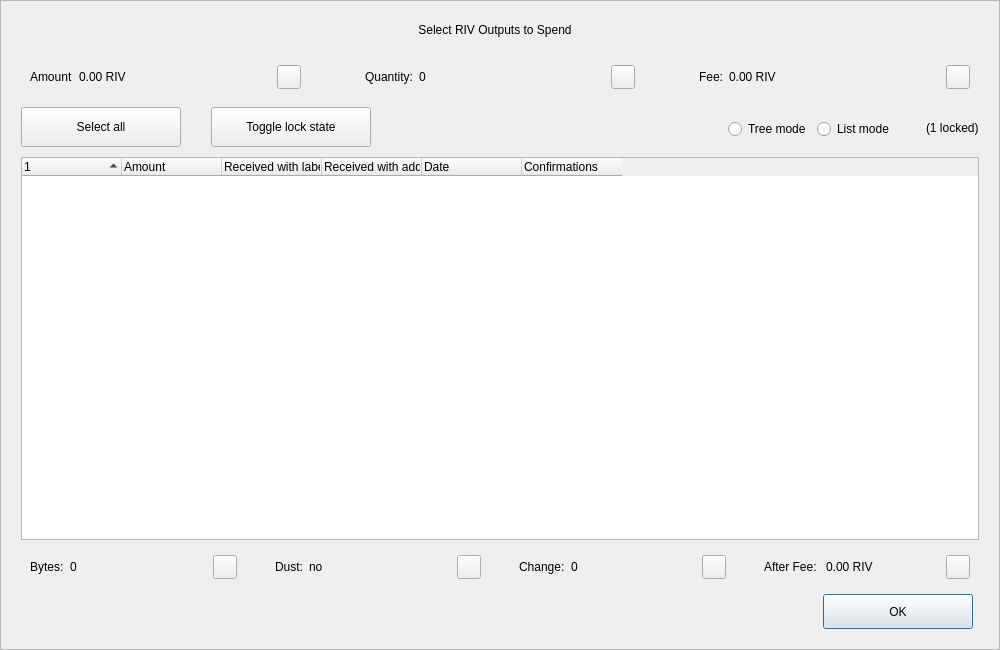
<?xml version="1.0" encoding="UTF-8"?>
<ui version="4.0">
 <class>CoinControlDialog</class>
 <widget class="QDialog" name="CoinControlDialog">
  <property name="geometry">
   <rect>
    <x>0</x>
    <y>0</y>
    <width>1000</width>
    <height>650</height>
   </rect>
  </property>
  <property name="minimumSize">
   <size>
    <width>950</width>
    <height>650</height>
   </size>
  </property>
  <property name="windowTitle">
   <string>Coin Selection</string>
  </property>
  <property name="styleSheet">
   <string notr="true"/>
  </property>
  <layout class="QVBoxLayout" name="verticalLayout">
   <property name="spacing">
    <number>0</number>
   </property>
   <property name="leftMargin">
    <number>0</number>
   </property>
   <property name="topMargin">
    <number>0</number>
   </property>
   <property name="rightMargin">
    <number>0</number>
   </property>
   <property name="bottomMargin">
    <number>0</number>
   </property>
   <item>
    <widget class="QFrame" name="frameContainer">
     <property name="toolTipDuration">
      <number>0</number>
     </property>
     <property name="frameShape">
      <enum>QFrame::StyledPanel</enum>
     </property>
     <property name="frameShadow">
      <enum>QFrame::Raised</enum>
     </property>
     <layout class="QVBoxLayout" name="verticalLayout_2">
      <property name="leftMargin">
       <number>0</number>
      </property>
      <property name="rightMargin">
       <number>0</number>
      </property>
      <property name="bottomMargin">
       <number>20</number>
      </property>
      <item>
       <layout class="QHBoxLayout" name="horizontalLayout_12">
        <property name="spacing">
         <number>0</number>
        </property>
        <property name="leftMargin">
         <number>20</number>
        </property>
        <property name="rightMargin">
         <number>30</number>
        </property>
        <item>
         <spacer name="horizontalSpacer_4">
          <property name="orientation">
           <enum>Qt::Horizontal</enum>
          </property>
          <property name="sizeHint" stdset="0">
           <size>
            <width>40</width>
            <height>20</height>
           </size>
          </property>
         </spacer>
        </item>
        <item>
         <widget class="QLabel" name="labelTitle">
          <property name="minimumSize">
           <size>
            <width>0</width>
            <height>40</height>
           </size>
          </property>
          <property name="maximumSize">
           <size>
            <width>16777215</width>
            <height>40</height>
           </size>
          </property>
          <property name="text">
           <string>Select RIV Outputs to Spend</string>
          </property>
          <property name="alignment">
           <set>Qt::AlignCenter</set>
          </property>
          <property name="margin">
           <number>7</number>
          </property>
         </widget>
        </item>
        <item>
         <spacer name="horizontalSpacer_5">
          <property name="orientation">
           <enum>Qt::Horizontal</enum>
          </property>
          <property name="sizeHint" stdset="0">
           <size>
            <width>40</width>
            <height>20</height>
           </size>
          </property>
         </spacer>
        </item>
       </layout>
      </item>
      <item>
       <layout class="QHBoxLayout" name="horizontalLayout_8">
        <property name="leftMargin">
         <number>20</number>
        </property>
        <property name="rightMargin">
         <number>20</number>
        </property>
        <item>
         <widget class="QWidget" name="layoutAmount" native="true">
          <layout class="QHBoxLayout" name="horizontalLayout_9" stretch="0,1,0">
           <item>
            <widget class="QLabel" name="labelCoinControlAmountText">
             <property name="text">
              <string>Amount</string>
             </property>
            </widget>
           </item>
           <item>
            <widget class="QLabel" name="labelCoinControlAmount">
             <property name="text">
              <string>0.00 RIV</string>
             </property>
            </widget>
           </item>
           <item alignment="Qt::AlignHCenter|Qt::AlignVCenter">
            <widget class="QPushButton" name="pushButtonAmount">
             <property name="minimumSize">
              <size>
               <width>0</width>
               <height>24</height>
              </size>
             </property>
             <property name="maximumSize">
              <size>
               <width>24</width>
               <height>26</height>
              </size>
             </property>
             <property name="focusPolicy">
              <enum>Qt::NoFocus</enum>
             </property>
             <property name="styleSheet">
              <string notr="true">padding-bottom:2px;
padding-right:4px;</string>
             </property>
             <property name="text">
              <string/>
             </property>
            </widget>
           </item>
          </layout>
         </widget>
        </item>
        <item>
         <spacer name="horizontalSpacer_2">
          <property name="orientation">
           <enum>Qt::Horizontal</enum>
          </property>
          <property name="sizeType">
           <enum>QSizePolicy::Fixed</enum>
          </property>
          <property name="sizeHint" stdset="0">
           <size>
            <width>40</width>
            <height>20</height>
           </size>
          </property>
         </spacer>
        </item>
        <item>
         <widget class="QWidget" name="layoutQuantity" native="true">
          <layout class="QHBoxLayout" name="horizontalLayout_10" stretch="0,1,0">
           <item>
            <widget class="QLabel" name="labelCoinControlQuantityText">
             <property name="text">
              <string>Quantity:</string>
             </property>
            </widget>
           </item>
           <item>
            <widget class="QLabel" name="labelCoinControlQuantity">
             <property name="text">
              <string>0</string>
             </property>
            </widget>
           </item>
           <item alignment="Qt::AlignHCenter|Qt::AlignVCenter">
            <widget class="QPushButton" name="pushButtonQuantity">
             <property name="minimumSize">
              <size>
               <width>0</width>
               <height>24</height>
              </size>
             </property>
             <property name="maximumSize">
              <size>
               <width>24</width>
               <height>26</height>
              </size>
             </property>
             <property name="focusPolicy">
              <enum>Qt::NoFocus</enum>
             </property>
             <property name="styleSheet">
              <string notr="true">padding-bottom:2px;
               padding-right:4px;</string>
             </property>
             <property name="text">
              <string/>
             </property>
            </widget>
           </item>
          </layout>
         </widget>
        </item>
        <item>
         <spacer name="horizontalSpacer_22">
          <property name="orientation">
           <enum>Qt::Horizontal</enum>
          </property>
          <property name="sizeType">
           <enum>QSizePolicy::Fixed</enum>
          </property>
          <property name="sizeHint" stdset="0">
           <size>
            <width>40</width>
            <height>20</height>
           </size>
          </property>
         </spacer>
        </item>
        <item>
         <widget class="QWidget" name="layoutFee" native="true">
          <layout class="QHBoxLayout" name="horizontalLayout_11" stretch="0,1,0">
           <item>
            <widget class="QLabel" name="labelCoinControlFeeText">
             <property name="text">
              <string>Fee:</string>
             </property>
            </widget>
           </item>
           <item>
            <widget class="QLabel" name="labelCoinControlFee">
             <property name="text">
              <string>0.00 RIV</string>
             </property>
            </widget>
           </item>
           <item alignment="Qt::AlignHCenter|Qt::AlignVCenter">
            <widget class="QPushButton" name="pushButtonFee">
             <property name="minimumSize">
              <size>
               <width>0</width>
               <height>24</height>
              </size>
             </property>
             <property name="maximumSize">
              <size>
               <width>24</width>
               <height>26</height>
              </size>
             </property>
             <property name="focusPolicy">
              <enum>Qt::NoFocus</enum>
             </property>
             <property name="styleSheet">
              <string notr="true">padding-bottom:2px;
               padding-right:4px;</string>
             </property>
             <property name="text">
              <string/>
             </property>
            </widget>
           </item>
          </layout>
         </widget>
        </item>
       </layout>
      </item>
      <item>
       <widget class="QFrame" name="frame">
        <property name="minimumSize">
         <size>
          <width>0</width>
          <height>40</height>
         </size>
        </property>
        <property name="styleSheet">
         <string notr="true">#frame {
	border:0;
}</string>
        </property>
        <property name="frameShape">
         <enum>QFrame::StyledPanel</enum>
        </property>
        <property name="frameShadow">
         <enum>QFrame::Sunken</enum>
        </property>
        <layout class="QHBoxLayout" name="horizontalLayout">
         <property name="spacing">
          <number>0</number>
         </property>
         <property name="leftMargin">
          <number>20</number>
         </property>
         <property name="topMargin">
          <number>0</number>
         </property>
         <property name="rightMargin">
          <number>20</number>
         </property>
         <property name="bottomMargin">
          <number>0</number>
         </property>
         <item>
          <layout class="QHBoxLayout" name="horizontalLayoutPanel" stretch="0,0,0,0,0,0">
           <property name="spacing">
            <number>20</number>
           </property>
           <item>
            <widget class="QPushButton" name="pushButtonSelectAll">
             <property name="sizePolicy">
              <sizepolicy hsizetype="Maximum" vsizetype="Fixed">
               <horstretch>0</horstretch>
               <verstretch>0</verstretch>
              </sizepolicy>
             </property>
             <property name="minimumSize">
              <size>
               <width>160</width>
               <height>40</height>
              </size>
             </property>
             <property name="maximumSize">
              <size>
               <width>16777215</width>
               <height>40</height>
              </size>
             </property>
             <property name="text">
              <string>Select all</string>
             </property>
             <property name="checkable">
              <bool>true</bool>
             </property>
             <property name="checked">
              <bool>false</bool>
             </property>
             <property name="autoExclusive">
              <bool>false</bool>
             </property>
             <property name="autoDefault">
              <bool>false</bool>
             </property>
            </widget>
           </item>
           <item>
            <spacer name="horizontalSpacer_6">
             <property name="orientation">
              <enum>Qt::Horizontal</enum>
             </property>
             <property name="sizeType">
              <enum>QSizePolicy::Fixed</enum>
             </property>
             <property name="sizeHint" stdset="0">
              <size>
               <width>10</width>
               <height>20</height>
              </size>
             </property>
            </spacer>
           </item>
           <item>
            <widget class="QPushButton" name="pushButtonToggleLock">
             <property name="sizePolicy">
              <sizepolicy hsizetype="Maximum" vsizetype="Fixed">
               <horstretch>0</horstretch>
               <verstretch>0</verstretch>
              </sizepolicy>
             </property>
             <property name="minimumSize">
              <size>
               <width>160</width>
               <height>40</height>
              </size>
             </property>
             <property name="maximumSize">
              <size>
               <width>16777215</width>
               <height>40</height>
              </size>
             </property>
             <property name="text">
              <string>Toggle lock state</string>
             </property>
             <property name="checkable">
              <bool>true</bool>
             </property>
             <property name="autoExclusive">
              <bool>false</bool>
             </property>
             <property name="autoDefault">
              <bool>false</bool>
             </property>
            </widget>
           </item>
           <item>
            <spacer name="horizontalSpacer_7">
             <property name="orientation">
              <enum>Qt::Horizontal</enum>
             </property>
             <property name="sizeType">
              <enum>QSizePolicy::Expanding</enum>
             </property>
             <property name="sizeHint" stdset="0">
              <size>
               <width>30</width>
               <height>20</height>
              </size>
             </property>
            </spacer>
           </item>
           <item alignment="Qt::AlignRight">
            <widget class="QGroupBox" name="groupBox_2">
             <property name="styleSheet">
              <string notr="true">#groupBox_2 {
    background-color:transparent;
    border-radius:0;
}</string>
             </property>
             <property name="title">
              <string/>
             </property>
             <layout class="QHBoxLayout" name="horizontalLayout_14">
              <item>
               <widget class="QRadioButton" name="radioTreeMode">
                <property name="sizePolicy">
                 <sizepolicy hsizetype="Maximum" vsizetype="Fixed">
                  <horstretch>0</horstretch>
                  <verstretch>0</verstretch>
                 </sizepolicy>
                </property>
                <property name="text">
                 <string>Tree mode</string>
                </property>
               </widget>
              </item>
              <item>
               <widget class="QRadioButton" name="radioListMode">
                <property name="sizePolicy">
                 <sizepolicy hsizetype="Maximum" vsizetype="Fixed">
                  <horstretch>0</horstretch>
                  <verstretch>0</verstretch>
                 </sizepolicy>
                </property>
                <property name="text">
                 <string>List mode</string>
                </property>
                <property name="checked">
                 <bool>false</bool>
                </property>
               </widget>
              </item>
             </layout>
            </widget>
           </item>
           <item>
            <widget class="QLabel" name="labelLocked">
             <property name="text">
              <string>(1 locked)</string>
             </property>
            </widget>
           </item>
          </layout>
         </item>
        </layout>
       </widget>
      </item>
      <item>
       <layout class="QHBoxLayout" name="horizontalLayout_13">
        <property name="leftMargin">
         <number>20</number>
        </property>
        <property name="rightMargin">
         <number>20</number>
        </property>
        <item>
         <widget class="CoinControlTreeWidget" name="treeWidget">
          <property name="contextMenuPolicy">
           <enum>Qt::CustomContextMenu</enum>
          </property>
          <property name="styleSheet">
           <string notr="true"/>
          </property>
          <property name="sortingEnabled">
           <bool>false</bool>
          </property>
          <property name="columnCount">
           <number>6</number>
          </property>
          <attribute name="headerShowSortIndicator" stdset="0">
           <bool>true</bool>
          </attribute>
          <attribute name="headerStretchLastSection">
           <bool>false</bool>
          </attribute>
          <column>
           <property name="text">
            <string/>
           </property>
          </column>
          <column>
           <property name="text">
            <string>Amount</string>
           </property>
          </column>
          <column>
           <property name="text">
            <string>Received with label</string>
           </property>
          </column>
          <column>
           <property name="text">
            <string>Received with address</string>
           </property>
          </column>
          <column>
           <property name="text">
            <string>Date</string>
           </property>
          </column>
          <column>
           <property name="text">
            <string>Confirmations</string>
           </property>
           <property name="toolTip">
            <string>Confirmed</string>
           </property>
          </column>
         </widget>
        </item>
       </layout>
      </item>
      <item>
       <layout class="QHBoxLayout" name="horizontalLayout_3">
        <property name="spacing">
         <number>20</number>
        </property>
        <property name="leftMargin">
         <number>20</number>
        </property>
        <property name="rightMargin">
         <number>20</number>
        </property>
        <item>
         <widget class="QWidget" name="layoutBytes" native="true">
          <layout class="QHBoxLayout" name="horizontalLayout_4" stretch="0,1,0">
           <item>
            <widget class="QLabel" name="labelCoinControlBytesText">
             <property name="text">
              <string>Bytes:</string>
             </property>
            </widget>
           </item>
           <item>
            <widget class="QLabel" name="labelCoinControlBytes">
             <property name="text">
              <string>0</string>
             </property>
            </widget>
           </item>
           <item alignment="Qt::AlignHCenter|Qt::AlignVCenter">
            <widget class="QPushButton" name="pushButtonBytes">
             <property name="minimumSize">
              <size>
               <width>0</width>
               <height>24</height>
              </size>
             </property>
             <property name="maximumSize">
              <size>
               <width>24</width>
               <height>26</height>
              </size>
             </property>
             <property name="focusPolicy">
              <enum>Qt::NoFocus</enum>
             </property>
             <property name="styleSheet">
              <string notr="true">padding-bottom:2px;
               padding-right:4px;</string>
             </property>
             <property name="text">
              <string/>
             </property>
            </widget>
           </item>
          </layout>
         </widget>
        </item>
        <item>
         <widget class="QWidget" name="layoutDust" native="true">
          <layout class="QHBoxLayout" name="horizontalLayout_5" stretch="0,1,0">
           <item>
            <widget class="QLabel" name="labelCoinControlLowOutputText">
             <property name="text">
              <string>Dust:</string>
             </property>
            </widget>
           </item>
           <item>
            <widget class="QLabel" name="labelCoinControlLowOutput">
             <property name="text">
              <string>no</string>
             </property>
            </widget>
           </item>
           <item alignment="Qt::AlignHCenter|Qt::AlignVCenter">
            <widget class="QPushButton" name="pushButtonDust">
             <property name="minimumSize">
              <size>
               <width>0</width>
               <height>24</height>
              </size>
             </property>
             <property name="maximumSize">
              <size>
               <width>24</width>
               <height>26</height>
              </size>
             </property>
             <property name="focusPolicy">
              <enum>Qt::NoFocus</enum>
             </property>
             <property name="styleSheet">
              <string notr="true">padding-bottom:2px;
               padding-right:4px;</string>
             </property>
             <property name="text">
              <string/>
             </property>
            </widget>
           </item>
          </layout>
         </widget>
        </item>
        <item>
         <widget class="QWidget" name="layoutChange" native="true">
          <layout class="QHBoxLayout" name="horizontalLayout_6" stretch="0,1,0">
           <item>
            <widget class="QLabel" name="labelCoinControlChangeText">
             <property name="text">
              <string>Change:</string>
             </property>
            </widget>
           </item>
           <item>
            <widget class="QLabel" name="labelCoinControlChange">
             <property name="text">
              <string>0</string>
             </property>
            </widget>
           </item>
           <item alignment="Qt::AlignHCenter|Qt::AlignVCenter">
            <widget class="QPushButton" name="pushButtonChange">
             <property name="minimumSize">
              <size>
               <width>0</width>
               <height>24</height>
              </size>
             </property>
             <property name="maximumSize">
              <size>
               <width>24</width>
               <height>26</height>
              </size>
             </property>
             <property name="focusPolicy">
              <enum>Qt::NoFocus</enum>
             </property>
             <property name="styleSheet">
              <string notr="true">padding-bottom:2px;
               padding-right:4px;</string>
             </property>
             <property name="text">
              <string/>
             </property>
            </widget>
           </item>
          </layout>
         </widget>
        </item>
        <item>
         <widget class="QWidget" name="layoutAfter" native="true">
          <layout class="QHBoxLayout" name="horizontalLayout_7" stretch="0,1,0">
           <item>
            <widget class="QLabel" name="labelCoinControlAfterFeeText">
             <property name="text">
              <string>After Fee: </string>
             </property>
            </widget>
           </item>
           <item>
            <widget class="QLabel" name="labelCoinControlAfterFee">
             <property name="text">
              <string>0.00 RIV</string>
             </property>
            </widget>
           </item>
           <item alignment="Qt::AlignHCenter|Qt::AlignVCenter">
            <widget class="QPushButton" name="pushButtonAlterFee">
             <property name="minimumSize">
              <size>
               <width>0</width>
               <height>24</height>
              </size>
             </property>
             <property name="maximumSize">
              <size>
               <width>24</width>
               <height>26</height>
              </size>
             </property>
             <property name="focusPolicy">
              <enum>Qt::NoFocus</enum>
             </property>
             <property name="styleSheet">
              <string notr="true">padding-bottom:2px;
               padding-right:4px;</string>
             </property>
             <property name="text">
              <string/>
             </property>
            </widget>
           </item>
          </layout>
         </widget>
        </item>
       </layout>
      </item>
      <item>
       <layout class="QHBoxLayout" name="horizontalLayout_2">
        <property name="spacing">
         <number>0</number>
        </property>
        <property name="leftMargin">
         <number>20</number>
        </property>
        <property name="rightMargin">
         <number>26</number>
        </property>
        <item>
         <spacer name="horizontalSpacer_3">
          <property name="orientation">
           <enum>Qt::Horizontal</enum>
          </property>
          <property name="sizeHint" stdset="0">
           <size>
            <width>558</width>
            <height>20</height>
           </size>
          </property>
         </spacer>
        </item>
        <item>
         <widget class="QPushButton" name="pushButtonOk">
          <property name="minimumSize">
           <size>
            <width>150</width>
            <height>35</height>
           </size>
          </property>
          <property name="text">
           <string>OK</string>
          </property>
         </widget>
        </item>
       </layout>
      </item>
     </layout>
    </widget>
   </item>
  </layout>
 </widget>
 <customwidgets>
  <customwidget>
   <class>CoinControlTreeWidget</class>
   <extends>QTreeWidget</extends>
   <header>coincontroltreewidget.h</header>
  </customwidget>
 </customwidgets>
 <resources/>
 <connections/>
</ui>
